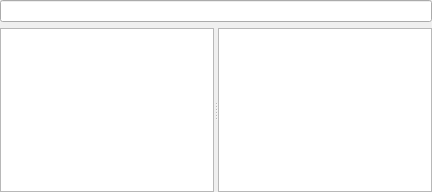
<?xml version="1.0" encoding="UTF-8"?>
<ui version="4.0">
 <class>mfDrugSelector</class>
 <widget class="QWidget" name="mfDrugSelector">
  <property name="geometry">
   <rect>
    <x>0</x>
    <y>0</y>
    <width>432</width>
    <height>192</height>
   </rect>
  </property>
  <property name="windowTitle">
   <string>Form</string>
  </property>
  <layout class="QGridLayout" name="gridLayout">
   <property name="margin">
    <number>0</number>
   </property>
   <property name="spacing">
    <number>-1</number>
   </property>
   <item row="0" column="0">
    <widget class="QButtonLineEdit" name="searchLine"/>
   </item>
   <item row="1" column="0">
    <widget class="QSplitter" name="splitter">
     <property name="orientation">
      <enum>Qt::Horizontal</enum>
     </property>
     <widget class="QTableView" name="InnView">
      <property name="editTriggers">
       <set>QAbstractItemView::NoEditTriggers</set>
      </property>
      <property name="alternatingRowColors">
       <bool>true</bool>
      </property>
      <property name="selectionMode">
       <enum>QAbstractItemView::SingleSelection</enum>
      </property>
      <property name="selectionBehavior">
       <enum>QAbstractItemView::SelectRows</enum>
      </property>
      <property name="verticalScrollMode">
       <enum>QAbstractItemView::ScrollPerPixel</enum>
      </property>
      <property name="horizontalScrollMode">
       <enum>QAbstractItemView::ScrollPerPixel</enum>
      </property>
      <attribute name="horizontalHeaderVisible">
       <bool>false</bool>
      </attribute>
      <attribute name="horizontalHeaderHighlightSections">
       <bool>false</bool>
      </attribute>
      <attribute name="verticalHeaderVisible">
       <bool>false</bool>
      </attribute>
      <attribute name="verticalHeaderHighlightSections">
       <bool>false</bool>
      </attribute>
     </widget>
     <widget class="QTableView" name="drugsView">
      <property name="editTriggers">
       <set>QAbstractItemView::NoEditTriggers</set>
      </property>
      <property name="alternatingRowColors">
       <bool>true</bool>
      </property>
      <property name="selectionMode">
       <enum>QAbstractItemView::SingleSelection</enum>
      </property>
      <property name="selectionBehavior">
       <enum>QAbstractItemView::SelectRows</enum>
      </property>
      <property name="verticalScrollMode">
       <enum>QAbstractItemView::ScrollPerPixel</enum>
      </property>
      <property name="horizontalScrollMode">
       <enum>QAbstractItemView::ScrollPerPixel</enum>
      </property>
      <attribute name="horizontalHeaderVisible">
       <bool>false</bool>
      </attribute>
      <attribute name="verticalHeaderVisible">
       <bool>false</bool>
      </attribute>
     </widget>
    </widget>
   </item>
  </layout>
 </widget>
 <customwidgets>
  <customwidget>
   <class>QButtonLineEdit</class>
   <extends>QLineEdit</extends>
   <header location="global">QButtonLineEdit.h</header>
  </customwidget>
 </customwidgets>
 <resources/>
 <connections/>
</ui>
